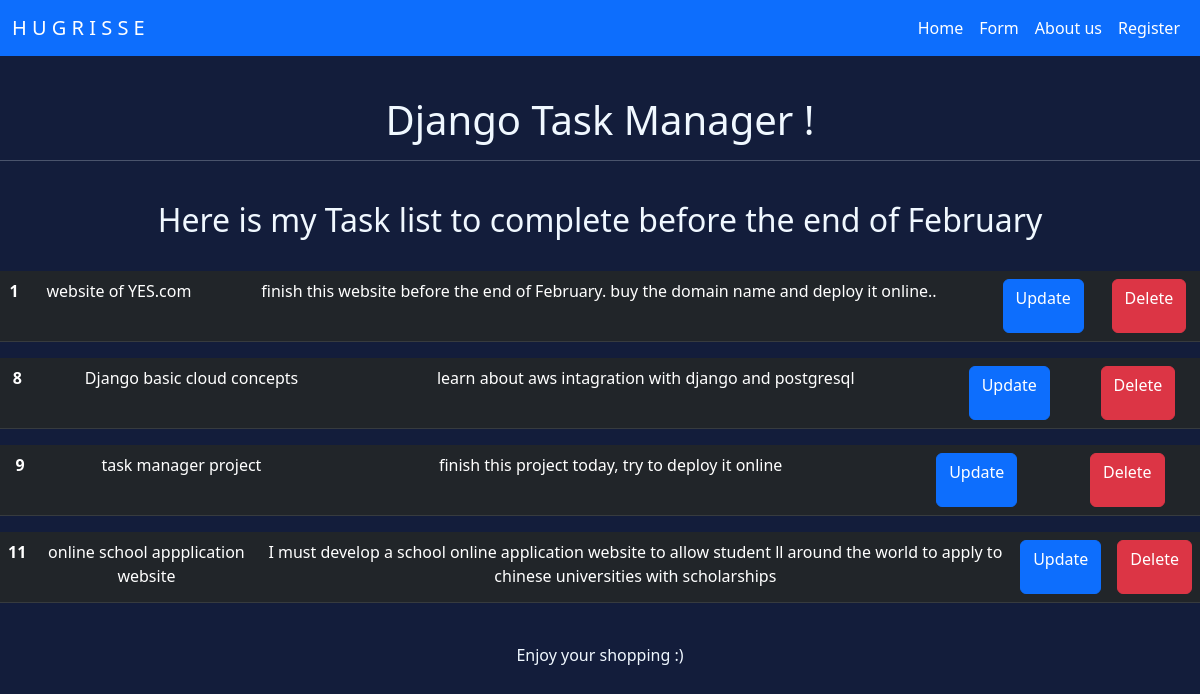
The app's page / (signed in), older data.
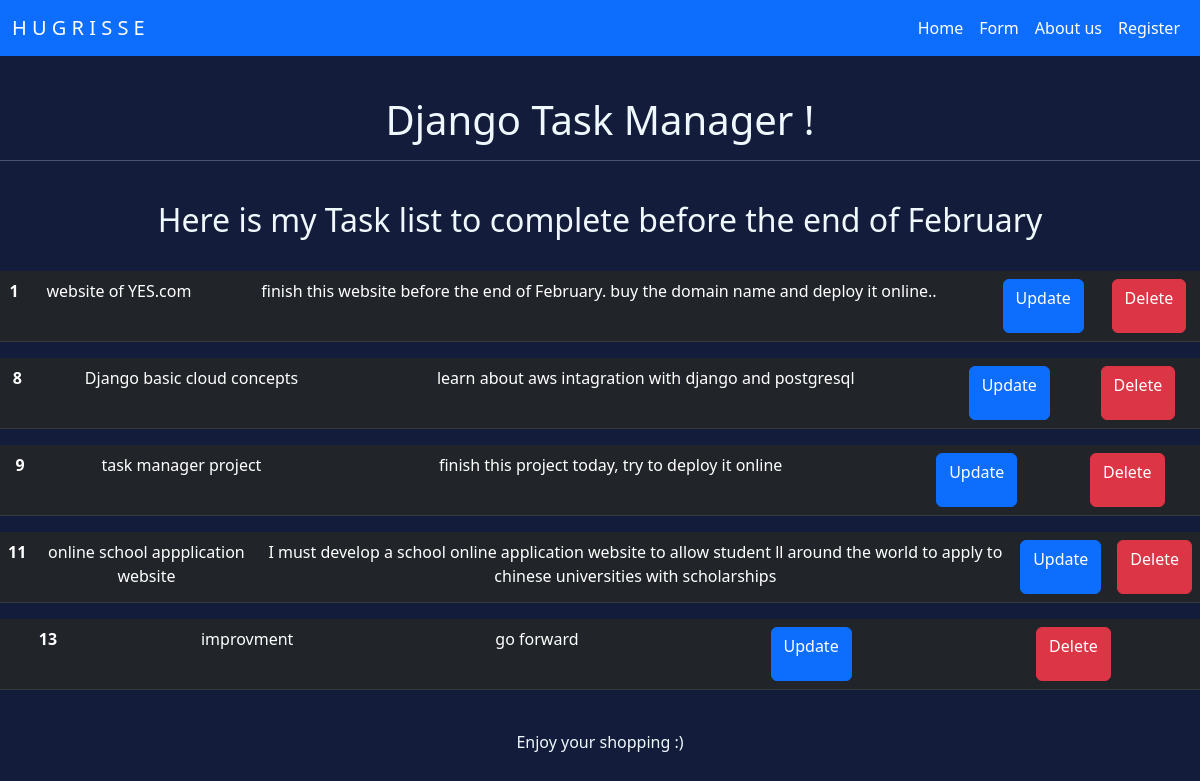
The same page, newer data.
### mainapp/models.py (models this page shows, shortened)
class Task(models.Model):
    title = models.CharField(max_length=50)
    content = models.CharField(max_length=500)
    date_posted = models.DateTimeField(auto_now_add=True)

### mainapp/views.py (the view)
# urls.py: path('', views.home, name='home'),
@login_required(login_url="/login")
def home(request):
    taksList = Task.objects.all()
    context = {'tasks' : taksList}
    return render(request, 'home.html', context = context)

### templates/home.html (shortened to what this page needs)
{% extends 'base.html' %}
{% load static %}
{% block content %}
<!DOCTYPE html>
<html lang="en">
<head>
    <link rel="stylesheet" href="{% static 'css/style.css' %}"
</head>
<body>
    <h1> Django Task Manager !</h1>
    <hr>
    <h2>Here is my Task list to complete before the end of February </h2>
    <br>
    {% for task in tasks %}
    <table class="table table-dark">
          <tr>
            <th>{{task.id}}</th>
            <td>{{task.title}}</td>
            <td>{{task.content}}</td>
            <td> <a href="{% url 'updateTask' task.id %}">
              <button type="button" class="btn btn-primary" data-bs-toggle="modal" data-bs-target="#exampleModal">
                <p>Update</p>
            </button>
            </a> </td>
            <td> <a href="{% url 'deleteTask' task.id %}">
              <button type="button" class="btn btn-danger" data-bs-toggle="modal" data-bs-target="#exampleModal">
                  <p>Delete</p>
              </button>
            </a>
          </td>
          </tr>
      </table>
    {% endfor %}
    <br>
    <p>Enjoy your shopping :) </p>
</body>
</html>
{% endblock %}

### templates/base.html (shortened to what this page needs)
<!DOCTYPE html>
<html lang="en">
<head>
    <link href="https://cdn.jsdelivr.net/npm/bootstrap@5.3.0-alpha1/dist/css/bootstrap.min.css" rel="stylesheet">
</head>
<body>
    <nav class="navbar navbar-expand-lg navbar-dark bg-primary  ">
        <div class="container-fluid">
          <a class="navbar-brand" href="{% url 'home' %}">H U G R I S S E</a>
          <div class="collapse navbar-collapse" id="navbarSupportedContent">
            <ul class="navbar-nav ms-auto mb-2 mb-lg-0">
              <li class="nav-item">
                <a class="nav-link active" aria-current="page" href="{% url 'home' %}">Home</a>
              </li>
              <li class="nav-item">
                <a class="nav-link active" href="{% url 'taskForm' %}">Form</a>
              </li>
              <li class="nav-item">
                <a class="nav-link active" href="{% url 'about'%}">About us</a>
              </li>
              <li class="nav-item">
                {% if user.authenticated %}
                    <a class="nav-link active" href="{% url 'logout'%}">{{ user.username }} | Logout</a>
                {% else %}
                    <a class="nav-link active" href="{% url 'register'%}">Register</a>
              {% endif %}
              </li>
            </ul>
          </div>
        </div>
      </nav>
{% block content %}
{% endblock %}
</body>
</html>

### static/css/style.css (style rules this page uses)
body { background-color: rgb(19, 29, 59); color: aliceblue; justify-content: center; text-align: center; }
a { text-decoration: none; }
h1, h2 { margin-top: 40px; }

Row changes from the older to the newer data that the page shows:
added Task: id "13", title "improvment", content "go forward"
